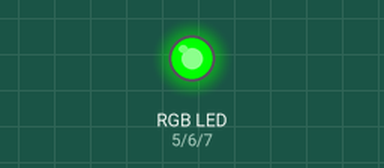
A sketch run on a simulated Arduino Uno, built with avr-gcc and run on an emulated ATmega328P. Shown: an RGB LED mixed from three pins (HIGH = lit).

Above: at 0.1 s.
At 1.55 s:
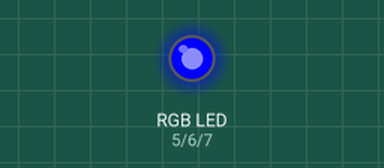
At 3.5 s:
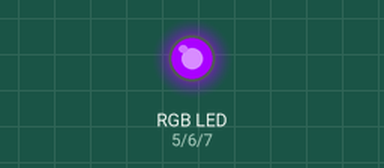
Timing chart, 0 to 8.2 s (numbered marks = the images above):
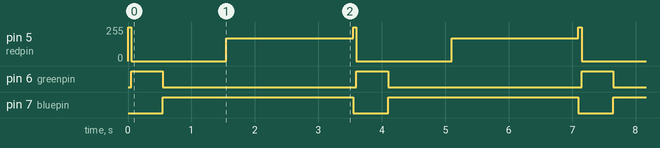

The sketch:

rgbled.ino
```cpp
int redpin=5;
int greenpin=6;
int bluepin=7;
void setup() {

  pinMode(redpin,OUTPUT);
  pinMode(greenpin,OUTPUT);
  pinMode(bluepin,OUTPUT);


}

void loop() {

  setColor(255,0,0);
  delay(50);
  setColor(0,255,0);
  delay(500);
  setColor(0,0,255);
  delay(1000);
  setColor(170,0,255);
  delay(2000);


}
void setColor(int Rvalue,int Gvalue,int Bvalue){
  analogWrite(redpin,Rvalue);
  analogWrite(greenpin,Gvalue);
  analogWrite(bluepin,Bvalue);
}
```

Measured:
- by itself, pin 5 (redpin): repeats every 3.6 s: 0/255 1.5 s, 170/255 2.0 s, 255/255 0.05 s
- by itself, pin 6 (greenpin): alternates HIGH for 0.50 s and LOW for 3.1 s
- by itself, pin 7 (bluepin): alternates HIGH for 3.0 s and LOW for 0.55 s
